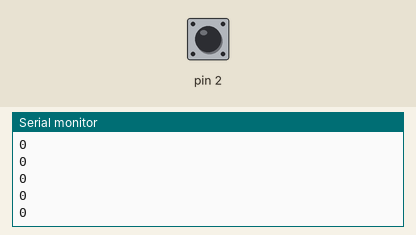
Bench run of a sketch on a simulated Arduino Uno, built with avr-gcc and run on an emulated ATmega328P. Shown: the last lines printed to the serial monitor. The inputs (shaded band) are chosen by the test bench; at power-on: pin 2 HIGH.

Above: at 1.2 s.
1.3 s: pin 2 pulled LOW for 0.15 s
At 2.1 s:
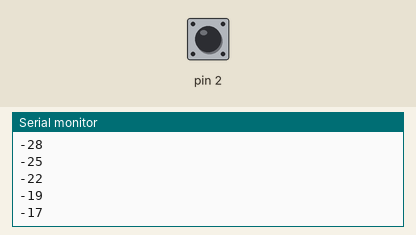
2.9 s: pin 2 pulled LOW for 1 s
At 3.6 s:
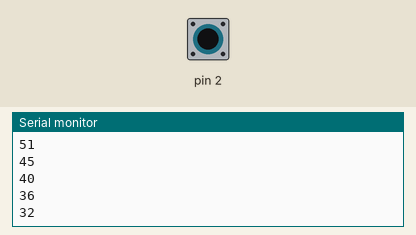
5.4 s: pin 2 pulled LOW for 0.15 s
Timing chart, 0 to 8.4 s (numbered marks = the images above; inputs shaded):
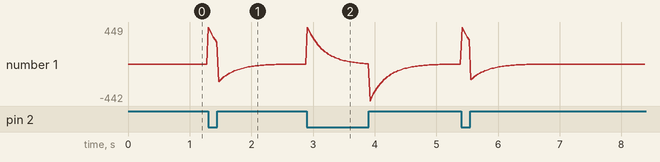

The sketch:

noiseExample.ino
```cpp
#include <CapacitiveSensor.h> // add the CapacitiveSensor library

long capVal = 0;
long capValPrev = 0;
long differenceVal = 0;

CapacitiveSensor cs_4_2 = CapacitiveSensor(4, 2); // 1MOhm resistor between pins 4 & 2, pin 2 is sensor pin, add a wire and or foil if desired

void setup() {
  cs_4_2.set_CS_Timeout_Millis(50); // set a limit to how long the capacitive sensor takes for each reading
  capVal =  cs_4_2.capacitiveSensor(30);
  capValPrev = capVal;

  Serial.begin(9600);
}

void loop() {
  capVal =  cs_4_2.capacitiveSensor(30);

  differenceVal = (differenceVal*9 + (capVal - capValPrev)) / 10;

  Serial.println(differenceVal);

  capValPrev = capVal;
  delay(25); // arbitrary delay to limit data to serial port
}
```

Measured:
- after the input at 1.3 s, the serial monitor: prints a new line at once (image 1)
- after the input at 2.9 s, the serial monitor: prints a new line after 0.18 s (image 2)
